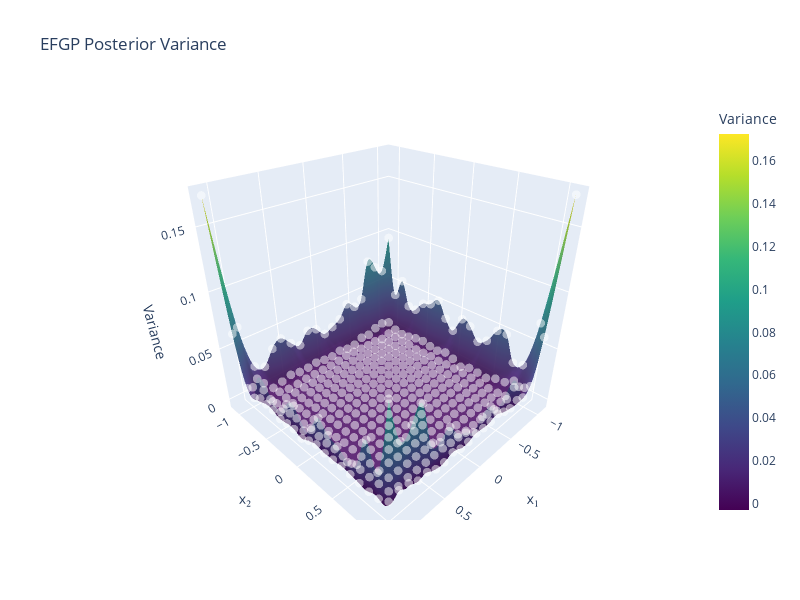

The code cell stored with this chart in its notebook:
### Code cell
# Use x_new directly for visualization
x_grid = x_new

# Compute posterior mean and variance on the grid
mean_grid, var_grid = model.predict(x_grid, return_variance=True, variance_method="stochastic", hutchinson_probes=100)

# Extract x and y coordinates for plotting
x_coords = x_grid[:, 0].numpy()
y_coords = x_grid[:, 1].numpy()

# Create a grid for interpolation
n_grid = 100  # Number of points in each dimension
xi = np.linspace(min(x_coords), max(x_coords), n_grid)
yi = np.linspace(min(y_coords), max(y_coords), n_grid)
xi_grid, yi_grid = np.meshgrid(xi, yi)

# Interpolate the variance values onto the regular grid
zi_grid = griddata((x_coords, y_coords), var_grid.numpy(), (xi_grid, yi_grid), method='cubic')

# Create a filled contour plot of the variance
plt.figure(figsize=(10, 8))
contour = plt.contourf(xi_grid, yi_grid, zi_grid, levels=50, cmap='viridis', alpha=0.8)
plt.colorbar(contour, label='Posterior Variance')

# Optionally overlay the original points
plt.scatter(x_coords, y_coords, c='white', s=10, alpha=0.3, edgecolors='k', linewidths=0.2)

plt.xlabel('x₁', fontsize=14)
plt.ylabel('x₂', fontsize=14)
plt.title('EFGP Posterior Variance', fontsize=16)
plt.grid(True, linestyle='--', alpha=0.3)
plt.tight_layout()
plt.show()

# Alternative: Create an interactive 3D surface plot with Plotly
import plotly.graph_objects as go
import numpy as np

# Create a 3D surface plot
fig = go.Figure(data=[
    go.Surface(
        x=xi_grid,
        y=yi_grid,
        z=zi_grid,
        colorscale='Viridis',
        opacity=0.9,
        colorbar=dict(title='Variance')
    )
])

# Optionally add the original points as scatter
fig.add_trace(go.Scatter3d(
    x=x_coords,
    y=y_coords,
    z=var_grid.numpy(),
    mode='markers',
    marker=dict(
        size=3,
        color='white',
        opacity=0.5
    ),
    showlegend=False
))

fig.update_layout(
    title='EFGP Posterior Variance',
    scene=dict(
        xaxis_title='x₁',
        yaxis_title='x₂',
        zaxis_title='Variance',
        camera=dict(eye=dict(x=1.25, y=1.25, z=1))
    ),
    width=800,
    height=600
)

fig.show()

### Figure 1 — Plotly figure (JSON) as saved in the notebook; plotly's stock layout.template omitted (floating-point values rounded to 4 significant figures; data arrays with more than 128 entries replaced by an {"elided": "..."} marker saying what was removed)
{"data": [{"colorbar": {"title": {"text": "Variance"}}, "colorscale": [[0, "#440154"], [0.1111, "#482878"], [0.2222, "#3e4989"], [0.3333, "#31688e"], [0.4444, "#26828e"], [0.5556, "#1f9e89"], [0.6667, "#35b779"], [0.7778, "#6ece58"], [0.8889, "#b5de2b"], [1, "#fde725"]], "opacity": 0.9, "type": "surface", "x": {"elided": "100x100 float values"}, "y": {"elided": "100x100 float values"}, "z": {"elided": "100x100 float values"}}, {"marker": {"color": "white", "opacity": 0.5, "size": 3}, "mode": "markers", "showlegend": false, "type": "scatter3d", "x": {"elided": "400 float values"}, "y": {"elided": "400 float values"}, "z": {"elided": "400 float values"}}], "layout": {"height": 600, "scene": {"camera": {"eye": {"x": 1.25, "y": 1.25, "z": 1}}, "xaxis": {"title": {"text": "x₁"}}, "yaxis": {"title": {"text": "x₂"}}, "zaxis": {"title": {"text": "Variance"}}}, "title": {"text": "EFGP Posterior Variance"}, "width": 800}}
